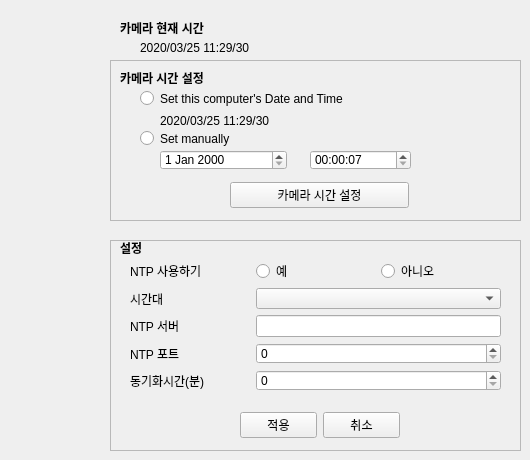
      <widget class="QWidget" name="system_datetime">
       <attribute name="title">
        <string>날짜 시간</string>
       </attribute>
       <widget class="QLabel" name="label_camera_current_datetime">
        <property name="geometry">
         <rect>
          <x>120</x>
          <y>20</y>
          <width>211</width>
          <height>16</height>
         </rect>
        </property>
        <property name="font">
         <font>
          <weight>75</weight>
          <bold>true</bold>
         </font>
        </property>
        <property name="text">
         <string>카메라 현재 시간</string>
        </property>
       </widget>
       <widget class="QLabel" name="device_datetime">
        <property name="geometry">
         <rect>
          <x>140</x>
          <y>40</y>
          <width>121</width>
          <height>16</height>
         </rect>
        </property>
        <property name="text">
         <string>2020/03/25 11:29/30</string>
        </property>
       </widget>
       <widget class="QFrame" name="frame">
        <property name="geometry">
         <rect>
          <x>110</x>
          <y>60</y>
          <width>411</width>
          <height>161</height>
         </rect>
        </property>
        <property name="frameShape">
         <enum>QFrame::StyledPanel</enum>
        </property>
        <property name="frameShadow">
         <enum>QFrame::Raised</enum>
        </property>
        <widget class="QLabel" name="label_camera_datetime_set">
         <property name="geometry">
          <rect>
           <x>10</x>
           <y>10</y>
           <width>244</width>
           <height>15</height>
          </rect>
         </property>
         <property name="font">
          <font>
           <weight>75</weight>
           <bold>true</bold>
          </font>
         </property>
         <property name="text">
          <string>카메라 시간 설정</string>
         </property>
        </widget>
        <widget class="QRadioButton" name="set_datetime_with_pc">
         <property name="geometry">
          <rect>
           <x>30</x>
           <y>30</y>
           <width>259</width>
           <height>17</height>
          </rect>
         </property>
         <property name="text">
          <string>Set this computer's Date and Time</string>
         </property>
         <attribute name="buttonGroup">
          <string notr="true">sysem_datetime_set_btngrp</string>
         </attribute>
        </widget>
        <widget class="QLabel" name="pc_datetime">
         <property name="geometry">
          <rect>
           <x>50</x>
           <y>50</y>
           <width>259</width>
           <height>21</height>
          </rect>
         </property>
         <property name="text">
          <string>2020/03/25 11:29/30</string>
         </property>
         <property name="margin">
          <number>0</number>
         </property>
         <property name="indent">
          <number>-1</number>
         </property>
        </widget>
        <widget class="QRadioButton" name="set_datetime_manual">
         <property name="geometry">
          <rect>
           <x>30</x>
           <y>70</y>
           <width>259</width>
           <height>17</height>
          </rect>
         </property>
         <property name="text">
          <string>Set manually</string>
         </property>
         <attribute name="buttonGroup">
          <string notr="true">sysem_datetime_set_btngrp</string>
         </attribute>
        </widget>
        <widget class="QDateEdit" name="system_datetime_date">
         <property name="geometry">
          <rect>
           <x>50</x>
           <y>90</y>
           <width>127</width>
           <height>20</height>
          </rect>
         </property>
        </widget>
        <widget class="QTimeEdit" name="system_datetime_time">
         <property name="geometry">
          <rect>
           <x>200</x>
           <y>90</y>
           <width>101</width>
           <height>20</height>
          </rect>
         </property>
         <property name="displayFormat">
          <string>hh:mm:ss</string>
         </property>
         <property name="time">
          <time>
           <hour>0</hour>
           <minute>0</minute>
           <second>7</second>
          </time>
         </property>
        </widget>
        <widget class="QWidget" name="horizontalLayoutWidget_13">
         <property name="geometry">
          <rect>
           <x>120</x>
           <y>120</y>
           <width>179</width>
           <height>31</height>
          </rect>
         </property>
         <layout class="QHBoxLayout" name="horizontalLayout_13">
          <item>
           <widget class="QPushButton" name="btn_system_datetime_set">
            <property name="text">
             <string>카메라 시간 설정</string>
            </property>
           </widget>
          </item>
         </layout>
        </widget>
       </widget>
       <widget class="QFrame" name="frame_2">
        <property name="geometry">
         <rect>
          <x>110</x>
          <y>240</y>
          <width>411</width>
          <height>211</height>
         </rect>
        </property>
        <property name="frameShape">
         <enum>QFrame::StyledPanel</enum>
        </property>
        <property name="frameShadow">
         <enum>QFrame::Raised</enum>
        </property>
        <widget class="QLabel" name="label_datetime_configuration">
         <property name="geometry">
          <rect>
           <x>10</x>
           <y>0</y>
           <width>171</width>
           <height>16</height>
          </rect>
         </property>
         <property name="font">
          <font>
           <weight>75</weight>
           <bold>true</bold>
          </font>
         </property>
         <property name="text">
          <string>설정</string>
         </property>
        </widget>
        <widget class="QWidget" name="gridLayoutWidget_2">
         <property name="geometry">
          <rect>
           <x>20</x>
           <y>20</y>
           <width>371</width>
           <height>131</height>
          </rect>
         </property>
         <layout class="QGridLayout" name="system_datetime_grid">
          <item row="2" column="0">
           <widget class="QLabel" name="label_ntp_server">
            <property name="text">
             <string>NTP 서버</string>
            </property>
           </widget>
          </item>
          <item row="1" column="0">
           <widget class="QLabel" name="label_timezone">
            <property name="text">
             <string>시간대</string>
            </property>
           </widget>
          </item>
          <item row="0" column="1">
           <widget class="QRadioButton" name="radio_ntp_yes">
            <property name="text">
             <string>예</string>
            </property>
           </widget>
          </item>
          <item row="0" column="0">
           <widget class="QLabel" name="label_enable_ntp">
            <property name="text">
             <string>NTP 사용하기</string>
            </property>
           </widget>
          </item>
          <item row="0" column="2">
           <widget class="QRadioButton" name="radio_ntp_no">
            <property name="text">
             <string>아니오</string>
            </property>
           </widget>
          </item>
          <item row="4" column="1" colspan="2">
           <widget class="QSpinBox" name="sync_time"/>
          </item>
          <item row="4" column="0">
           <widget class="QLabel" name="label_ntp_sync_time">
            <property name="text">
             <string>동기화시간(분)</string>
            </property>
           </widget>
          </item>
          <item row="1" column="1" colspan="2">
           <widget class="QComboBox" name="timezone"/>
          </item>
          <item row="2" column="1" colspan="2">
           <widget class="QLineEdit" name="ntp_server">
            <property name="text">
             <string/>
            </property>
           </widget>
          </item>
          <item row="3" column="0">
           <widget class="QLabel" name="label_ntp_port">
            <property name="text">
             <string>NTP 포트</string>
            </property>
           </widget>
          </item>
          <item row="3" column="1" colspan="2">
           <widget class="QSpinBox" name="ntp_port">
            <property name="maximum">
             <number>65535</number>
            </property>
           </widget>
          </item>
         </layout>
        </widget>
        <widget class="QWidget" name="horizontalLayoutWidget_5">
         <property name="geometry">
          <rect>
           <x>130</x>
           <y>170</y>
           <width>160</width>
           <height>31</height>
          </rect>
         </property>
         <layout class="QHBoxLayout" name="horizontalLayout_5">
          <item>
           <widget class="QPushButton" name="btn_system_dateteime_apply">
            <property name="text">
             <string>적용</string>
            </property>
           </widget>
          </item>
          <item>
           <widget class="QPushButton" name="btn_system_datetime_cancel">
            <property name="text">
             <string>취소</string>
            </property>
           </widget>
          </item>
         </layout>
        </widget>
       </widget>
      </widget>
